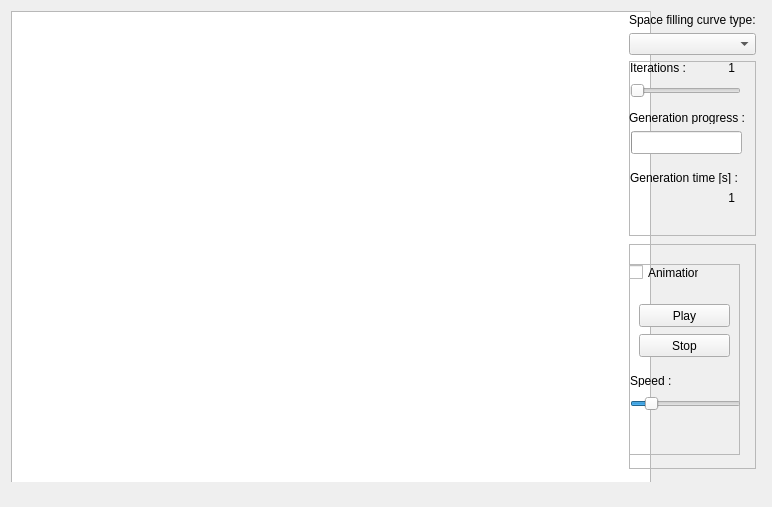
<?xml version="1.0" encoding="UTF-8"?>
<ui version="4.0">
 <class>MainWindow</class>
 <widget class="QMainWindow" name="MainWindow">
  <property name="enabled">
   <bool>true</bool>
  </property>
  <property name="geometry">
   <rect>
    <x>0</x>
    <y>0</y>
    <width>772</width>
    <height>507</height>
   </rect>
  </property>
  <property name="minimumSize">
   <size>
    <width>772</width>
    <height>507</height>
   </size>
  </property>
  <property name="maximumSize">
   <size>
    <width>772</width>
    <height>507</height>
   </size>
  </property>
  <property name="windowTitle">
   <string>Space Filling Curves</string>
  </property>
  <widget class="QWidget" name="centralWidget">
   <widget class="QWidget" name="horizontalLayoutWidget">
    <property name="geometry">
     <rect>
      <x>0</x>
      <y>0</y>
      <width>767</width>
      <height>482</height>
     </rect>
    </property>
    <layout class="QHBoxLayout" name="horizontalLayout">
     <item>
      <widget class="QGraphicsView" name="graphicsView">
       <property name="enabled">
        <bool>true</bool>
       </property>
       <property name="sizePolicy">
        <sizepolicy hsizetype="Expanding" vsizetype="Expanding">
         <horstretch>0</horstretch>
         <verstretch>0</verstretch>
        </sizepolicy>
       </property>
       <property name="minimumSize">
        <size>
         <width>640</width>
         <height>480</height>
        </size>
       </property>
       <property name="maximumSize">
        <size>
         <width>640</width>
         <height>480</height>
        </size>
       </property>
       <property name="verticalScrollBarPolicy">
        <enum>Qt::ScrollBarAlwaysOff</enum>
       </property>
       <property name="horizontalScrollBarPolicy">
        <enum>Qt::ScrollBarAlwaysOff</enum>
       </property>
       <property name="sizeAdjustPolicy">
        <enum>QAbstractScrollArea::AdjustToContents</enum>
       </property>
      </widget>
     </item>
     <item>
      <layout class="QVBoxLayout" name="verticalLayout">
       <item>
        <layout class="QVBoxLayout" name="verticalLayout_3">
         <property name="leftMargin">
          <number>0</number>
         </property>
         <property name="topMargin">
          <number>2</number>
         </property>
         <property name="rightMargin">
          <number>0</number>
         </property>
         <property name="bottomMargin">
          <number>2</number>
         </property>
         <item>
          <widget class="QLabel" name="label">
           <property name="sizePolicy">
            <sizepolicy hsizetype="Preferred" vsizetype="Maximum">
             <horstretch>0</horstretch>
             <verstretch>0</verstretch>
            </sizepolicy>
           </property>
           <property name="text">
            <string>Space filling curve type:</string>
           </property>
           <property name="alignment">
            <set>Qt::AlignLeading|Qt::AlignLeft|Qt::AlignTop</set>
           </property>
          </widget>
         </item>
         <item>
          <widget class="QComboBox" name="comboBox"/>
         </item>
         <item>
          <widget class="QFrame" name="frame_2">
           <property name="frameShape">
            <enum>QFrame::StyledPanel</enum>
           </property>
           <property name="frameShadow">
            <enum>QFrame::Raised</enum>
           </property>
           <widget class="QLabel" name="label_2">
            <property name="geometry">
             <rect>
              <x>1</x>
              <y>0</y>
              <width>145</width>
              <height>13</height>
             </rect>
            </property>
            <property name="sizePolicy">
             <sizepolicy hsizetype="Preferred" vsizetype="Maximum">
              <horstretch>0</horstretch>
              <verstretch>0</verstretch>
             </sizepolicy>
            </property>
            <property name="text">
             <string>Iterations :</string>
            </property>
            <property name="alignment">
             <set>Qt::AlignLeading|Qt::AlignLeft|Qt::AlignTop</set>
            </property>
           </widget>
           <widget class="QSlider" name="iterationsSlider">
            <property name="geometry">
             <rect>
              <x>1</x>
              <y>20</y>
              <width>111</width>
              <height>20</height>
             </rect>
            </property>
            <property name="minimum">
             <number>1</number>
            </property>
            <property name="maximum">
             <number>8</number>
            </property>
            <property name="value">
             <number>1</number>
            </property>
            <property name="orientation">
             <enum>Qt::Horizontal</enum>
            </property>
           </widget>
           <widget class="QLabel" name="numOfIterations">
            <property name="geometry">
             <rect>
              <x>60</x>
              <y>0</y>
              <width>46</width>
              <height>13</height>
             </rect>
            </property>
            <property name="text">
             <string>1</string>
            </property>
            <property name="textFormat">
             <enum>Qt::RichText</enum>
            </property>
            <property name="alignment">
             <set>Qt::AlignRight|Qt::AlignTrailing|Qt::AlignVCenter</set>
            </property>
           </widget>
           <widget class="QLabel" name="label_4">
            <property name="geometry">
             <rect>
              <x>1</x>
              <y>110</y>
              <width>145</width>
              <height>13</height>
             </rect>
            </property>
            <property name="sizePolicy">
             <sizepolicy hsizetype="Preferred" vsizetype="Maximum">
              <horstretch>0</horstretch>
              <verstretch>0</verstretch>
             </sizepolicy>
            </property>
            <property name="text">
             <string>Generation time [s] :</string>
            </property>
            <property name="alignment">
             <set>Qt::AlignLeading|Qt::AlignLeft|Qt::AlignTop</set>
            </property>
           </widget>
           <widget class="QLabel" name="generationTime">
            <property name="geometry">
             <rect>
              <x>60</x>
              <y>130</y>
              <width>46</width>
              <height>13</height>
             </rect>
            </property>
            <property name="text">
             <string>1</string>
            </property>
            <property name="textFormat">
             <enum>Qt::RichText</enum>
            </property>
            <property name="alignment">
             <set>Qt::AlignRight|Qt::AlignTrailing|Qt::AlignVCenter</set>
            </property>
           </widget>
           <widget class="QLabel" name="label_5">
            <property name="geometry">
             <rect>
              <x>0</x>
              <y>50</y>
              <width>145</width>
              <height>13</height>
             </rect>
            </property>
            <property name="sizePolicy">
             <sizepolicy hsizetype="Preferred" vsizetype="Maximum">
              <horstretch>0</horstretch>
              <verstretch>0</verstretch>
             </sizepolicy>
            </property>
            <property name="text">
             <string>Generation progress :</string>
            </property>
            <property name="alignment">
             <set>Qt::AlignLeading|Qt::AlignLeft|Qt::AlignTop</set>
            </property>
           </widget>
           <widget class="QProgressBar" name="progressBar">
            <property name="geometry">
             <rect>
              <x>2</x>
              <y>70</y>
              <width>111</width>
              <height>23</height>
             </rect>
            </property>
            <property name="value">
             <number>0</number>
            </property>
            <property name="textVisible">
             <bool>false</bool>
            </property>
           </widget>
          </widget>
         </item>
        </layout>
       </item>
       <item>
        <layout class="QVBoxLayout" name="verticalLayout_2">
         <property name="spacing">
          <number>6</number>
         </property>
         <property name="sizeConstraint">
          <enum>QLayout::SetDefaultConstraint</enum>
         </property>
         <property name="leftMargin">
          <number>0</number>
         </property>
         <property name="topMargin">
          <number>0</number>
         </property>
         <property name="rightMargin">
          <number>0</number>
         </property>
         <property name="bottomMargin">
          <number>2</number>
         </property>
         <item>
          <widget class="QFrame" name="frame">
           <property name="frameShape">
            <enum>QFrame::StyledPanel</enum>
           </property>
           <property name="frameShadow">
            <enum>QFrame::Raised</enum>
           </property>
           <widget class="QFrame" name="frame_3">
            <property name="geometry">
             <rect>
              <x>0</x>
              <y>20</y>
              <width>111</width>
              <height>191</height>
             </rect>
            </property>
            <property name="frameShape">
             <enum>QFrame::StyledPanel</enum>
            </property>
            <property name="frameShadow">
             <enum>QFrame::Raised</enum>
            </property>
            <property name="lineWidth">
             <number>2</number>
            </property>
            <widget class="QSlider" name="speedSlider">
             <property name="geometry">
              <rect>
               <x>1</x>
               <y>130</y>
               <width>111</width>
               <height>20</height>
              </rect>
             </property>
             <property name="minimum">
              <number>0</number>
             </property>
             <property name="maximum">
              <number>100</number>
             </property>
             <property name="value">
              <number>15</number>
             </property>
             <property name="sliderPosition">
              <number>15</number>
             </property>
             <property name="orientation">
              <enum>Qt::Horizontal</enum>
             </property>
            </widget>
            <widget class="QLabel" name="speedText">
             <property name="geometry">
              <rect>
               <x>1</x>
               <y>110</y>
               <width>145</width>
               <height>13</height>
              </rect>
             </property>
             <property name="sizePolicy">
              <sizepolicy hsizetype="Preferred" vsizetype="Maximum">
               <horstretch>0</horstretch>
               <verstretch>0</verstretch>
              </sizepolicy>
             </property>
             <property name="text">
              <string>Speed :</string>
             </property>
             <property name="alignment">
              <set>Qt::AlignLeading|Qt::AlignLeft|Qt::AlignTop</set>
             </property>
            </widget>
            <widget class="QCheckBox" name="animCheckBox">
             <property name="geometry">
              <rect>
               <x>0</x>
               <y>0</y>
               <width>70</width>
               <height>17</height>
              </rect>
             </property>
             <property name="text">
              <string>Animation</string>
             </property>
            </widget>
            <widget class="QPushButton" name="playButton">
             <property name="enabled">
              <bool>true</bool>
             </property>
             <property name="geometry">
              <rect>
               <x>10</x>
               <y>40</y>
               <width>91</width>
               <height>23</height>
              </rect>
             </property>
             <property name="text">
              <string>Play</string>
             </property>
            </widget>
            <widget class="QPushButton" name="stopButton">
             <property name="geometry">
              <rect>
               <x>10</x>
               <y>70</y>
               <width>91</width>
               <height>23</height>
              </rect>
             </property>
             <property name="text">
              <string>Stop</string>
             </property>
            </widget>
           </widget>
          </widget>
         </item>
        </layout>
       </item>
      </layout>
     </item>
    </layout>
   </widget>
  </widget>
  <widget class="QMenuBar" name="menuBar">
   <property name="enabled">
    <bool>true</bool>
   </property>
   <property name="geometry">
    <rect>
     <x>0</x>
     <y>0</y>
     <width>772</width>
     <height>21</height>
    </rect>
   </property>
  </widget>
  <action name="actionHilbert_curve">
   <property name="checkable">
    <bool>true</bool>
   </property>
   <property name="checked">
    <bool>true</bool>
   </property>
   <property name="text">
    <string>Hilbert curve</string>
   </property>
  </action>
 </widget>
 <layoutdefault spacing="6" margin="11"/>
 <resources/>
 <connections/>
</ui>
